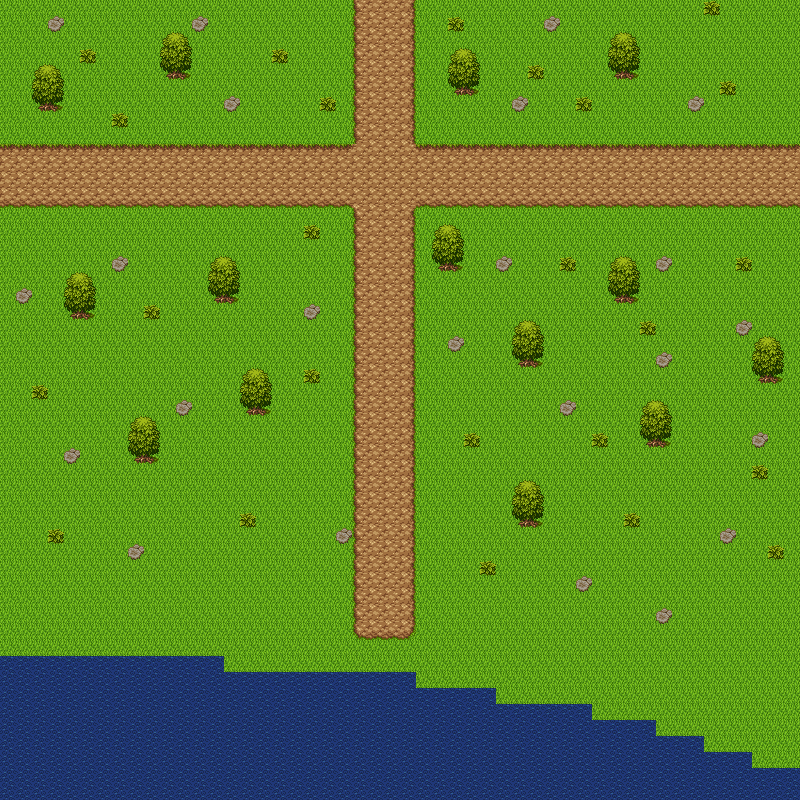

This is a level from a 2D game, rendered from its Tiled map with the project's own tilesets. A one-line summary and the map file follow, with tile-layer data summarised:
An orthogonal 50x50 tile map with 16x16 px tiles, 2 tile layers (Camada de Tiles 1, Camada de Tiles 2).

<map version="1.0" orientation="orthogonal" width="50" height="50" tilewidth="16" tileheight="16">
 <tileset firstgid="1" name="Tileset 1" tilewidth="16" tileheight="16">
  <image source="tileset-1.png" width="480" height="256" />
  <terraintypes>
   <terrain name="Terra" tile="67" />
  </terraintypes>
  <tile id="36" terrain=",,,0" />
  <tile id="37" terrain=",,0,0" />
  <tile id="38" terrain=",,0," />
  <tile id="66" terrain=",0,,0" />
  <tile id="67" terrain="0,0,0,0">
   <properties>
    <property name="teste" value="aeaeae" />
   </properties>
  </tile>
  <tile id="68" terrain="0,,0," />
  <tile id="96" terrain=",0,," />
  <tile id="97" terrain="0,0,," />
  <tile id="98" terrain="0,,," />
 </tileset>
 <layer name="Camada de Tiles 1" width="50" height="50">
  <data>[2500 cells, 2500 non-empty, 7 distinct tile ids]</data>
 </layer>
 <layer name="Camada de Tiles 2" width="50" height="50">
  <data>[2500 cells, 475 non-empty, 12 distinct tile ids]</data>
 </layer>
</map>